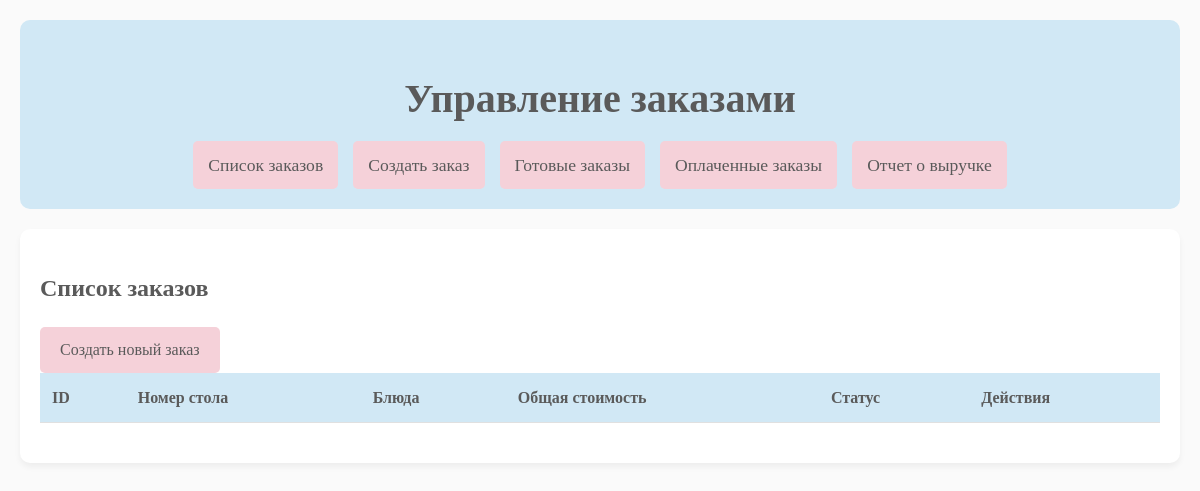
Before: / with the older database file.
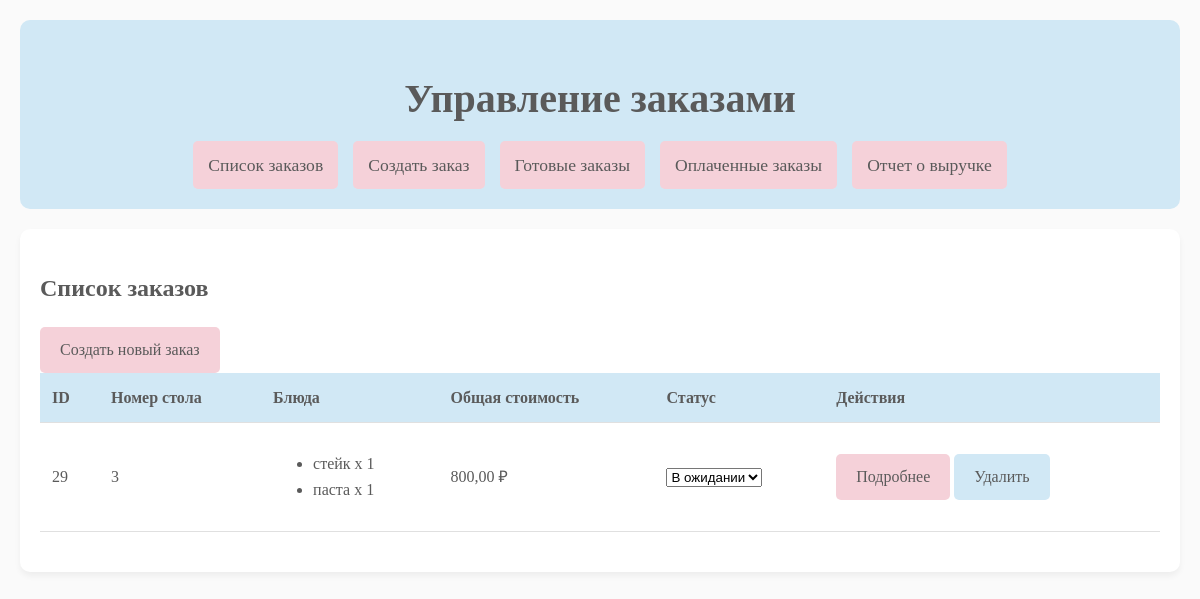
After: the same page with the newer database file.
### orders/models.py (models this page shows, shortened)
class Order(models.Model):
    STATUS_CHOICES = [
        ('waiting', 'В ожидании'),
        ('ready', 'Готово'),
        ('paid', 'Оплачено'),
    ]
    table_number = models.IntegerField(validators=[MinValueValidator(1)])
    items = JSONField(default=list)  # Список блюд с ценами
    total_price = models.DecimalField(max_digits=10, decimal_places=2, default=0)
    status = models.CharField(max_length=10, choices=STATUS_CHOICES, default='waiting')

### orders/views.py (the view)
# urls.py: path('', views.order_list, name='order_list'),
def order_list(request):
    orders = Order.objects.filter(status='waiting')
    return render(request, 'orders/order_list.html', {'orders': orders, 'menu': MENU})

### orders/templates/orders/order_list.html (shortened to what this page needs)
{% extends 'base.html' %}
{% block content %}
<div class="card">
    <div class="card-header">
        <h2>Список заказов</h2>
    </div>
    <div class="card-body">
        <a href="{% url 'order_create' %}" class="btn btn-primary mb-3">Создать новый заказ</a>
        <table class="table">
            <thead>
                <tr>
                    <th>ID</th>
                    <th>Номер стола</th>
                    <th>Блюда</th>
                    <th>Общая стоимость</th>
                    <th>Статус</th>
                    <th>Действия</th>
                </tr>
            </thead>
            <tbody>
                {% for order in orders %}
                <tr>
                    <td>{{ order.id }}</td>
                    <td>{{ order.table_number }}</td>
                    <td>
                        <ul>
                            {% for item in order.items %}
                            <li>{{ item.name }} x {{ item.quantity }}</li>
                            {% endfor %}
                        </ul>
                    </td>
                    <td>{{ order.total_price }} ₽</td>
                    <td>
                        <form method="post" action="{% url 'order_update_status' order.pk %}">
                            <select name="status" onchange="this.form.submit()">
                                <option value="waiting" {% if order.status == 'waiting' %}selected{% endif %}>В ожидании</option>
                            </select>
                        </form>
                    </td>
                    <td>
                        <a href="{% url 'order_detail' order.pk %}" class="btn btn-info">Подробнее</a>
                        <a href="{% url 'order_delete' order.pk %}" class="btn btn-danger">Удалить</a>
                    </td>
                </tr>
                {% endfor %}
            </tbody>
        </table>
    </div>
</div>
{% endblock %}

### orders/templates/base.html (shortened to what this page needs)
{% load static %}
<!DOCTYPE html>
<html lang="ru">
<head>
    <link rel="stylesheet" href="{% static 'css/style.css' %}">
</head>
<body>
    <div class="container">
        <header class="header">
            <h1 class="header-title">Управление заказами</h1>
            <nav class="nav">
                <a class="nav-link" href="{% url 'order_list' %}">Список заказов</a>
                <a class="nav-link" href="{% url 'order_create' %}">Создать заказ</a>
                <a class="nav-link" href="{% url 'ready_orders' %}">Готовые заказы</a>
                <a class="nav-link" href="{% url 'paid_orders' %}">Оплаченные заказы</a>
                <a class="nav-link" href="{% url 'revenue' %}">Отчет о выручке</a>
            </nav>
        </header>
        <main class="main">
            {% block content %}{% endblock %}
        </main>
    </div>
</body>
</html>

### orders/static/css/style.css (style rules this page uses)
body { font-family: 'Noto Serif JP', serif; background-color: #fafafa; color: #5a5a5a; margin: 0; padding: 0; line-height: 1.6; font-weight: 500; }
.container { max-width: 1200px; margin: 0 auto; padding: 20px; }
.header { background-color: #d1e8f5; padding: 20px; border-radius: 10px; text-align: center; margin-bottom: 20px; }
.header-title { font-size: 2.5rem; color: #5a5a5a; margin-bottom: 10px; font-weight: 600; }
.nav { display: flex; justify-content: center; gap: 15px; flex-wrap: wrap; }
.nav-link { text-decoration: none; color: #5a5a5a; font-size: 1.1rem; padding: 10px 15px; border-radius: 5px; background-color: #f5d1d9; transition: background-color 0.3s ease; font-weight: 500; }
.main { background-color: #ffffff; padding: 20px; border-radius: 10px; box-shadow: 0 4px 6px rgba(0, 0, 0, 0.05); }
.table { width: 100%; border-collapse: collapse; margin-bottom: 20px; }
.table th, .table td { padding: 12px; text-align: left; border-bottom: 1px solid #e0e0e0; }
.table th { background-color: #d1e8f5; color: #5a5a5a; font-weight: 600; }
.btn { display: inline-block; padding: 10px 20px; font-size: 1rem; color: #5a5a5a; background-color: #f5d1d9; border: none; border-radius: 5px; cursor: pointer; transition: background-color 0.3s ease; font-weight: 500; text-decoration: none; }
.btn-danger { background-color: #d1e8f5; color: #5a5a5a; }

Changed rows visible on the page:
added Order: id "29", table_number "3", name "стейк" "паста", quantity "1" "1", total_price "800,00", status "В ожидании"
